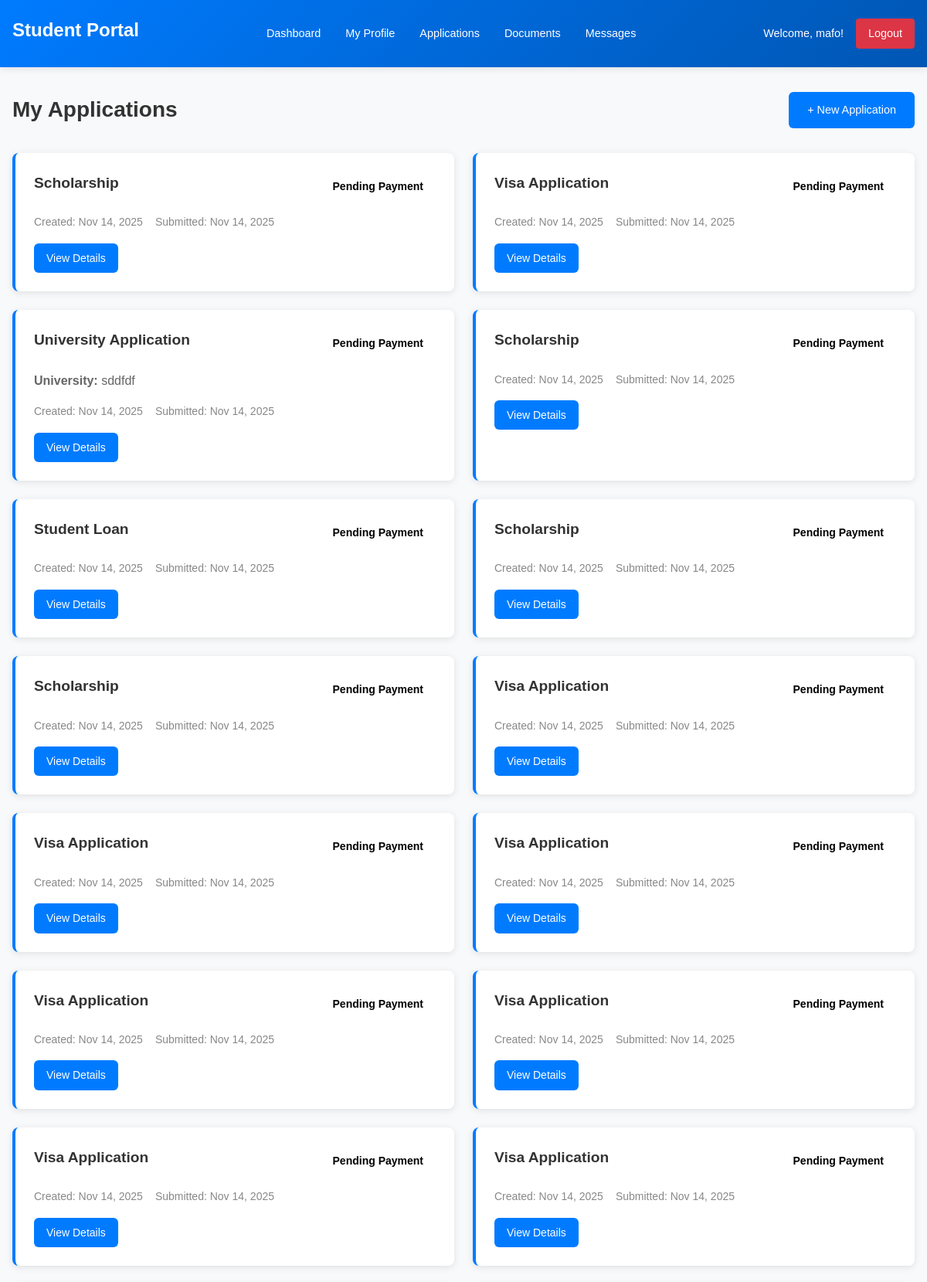
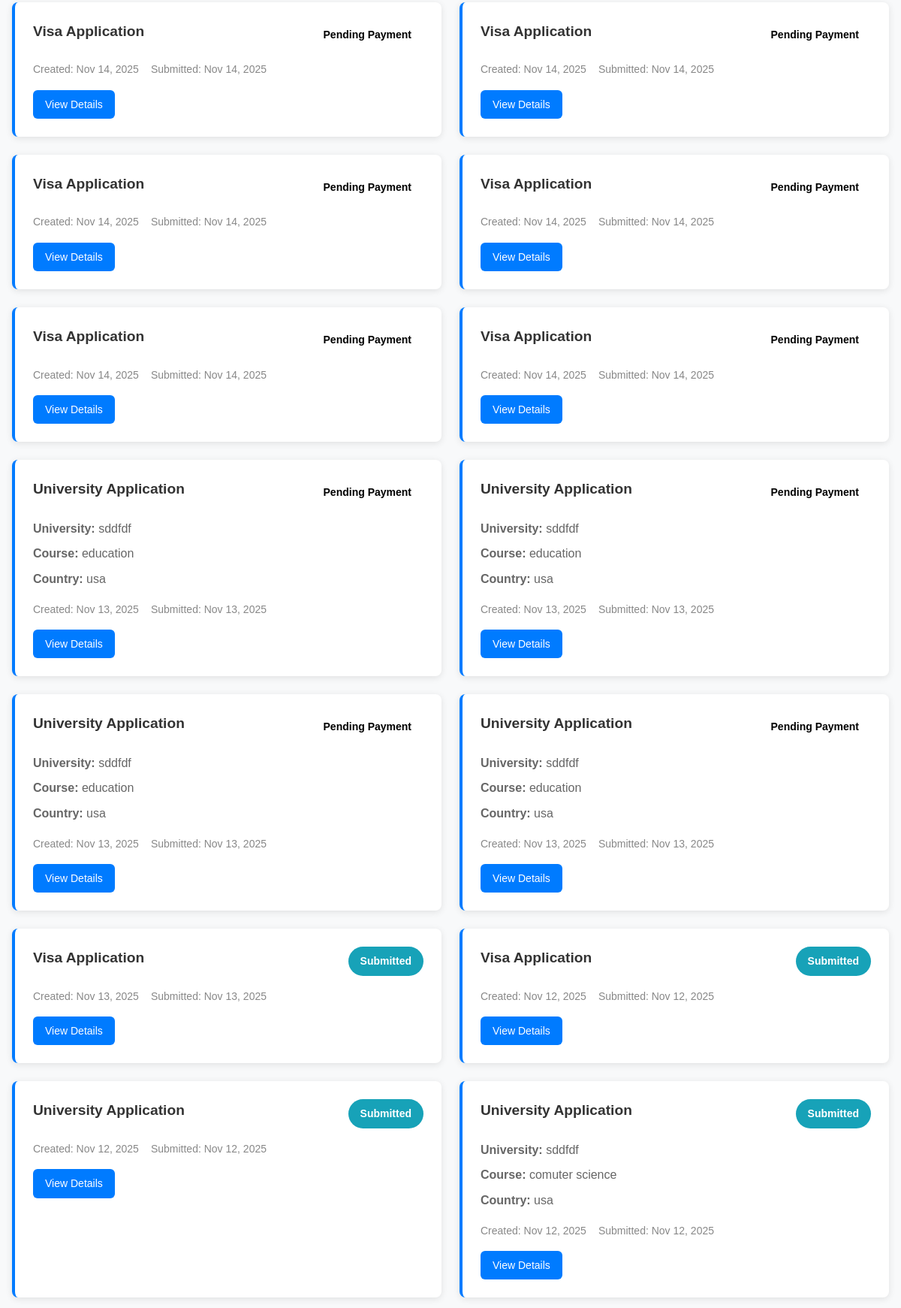
Screenshot of /student-portal/applications/ (signed in, upper part) with the database file from the repository (2 pictures, top to bottom).
### student_portal/models.py (models this page shows, shortened)
class Application(models.Model):
    APPLICATION_STATUS = [
        ('pending_payment', 'Pending Payment'),
        ('submitted', 'Submitted'),
        ('under_review', 'Under Review'),
        ('approved', 'Approved'),
        ('rejected', 'Rejected'),
        ('selected', 'Selected'),
    ]
    APPLICATION_TYPES = [
        ('university', 'University Application'),
        ('visa', 'Visa Application'),
        ('scholarship', 'Scholarship'),
        ('loan', 'Student Loan'),
    ]
    student = models.ForeignKey(User, on_delete=models.CASCADE)
    application_type = models.CharField(max_length=20, choices=APPLICATION_TYPES)
    university_name = models.CharField(max_length=255, blank=True)
    course = models.CharField(max_length=255, blank=True)
    country = models.CharField(max_length=100, blank=True)
    status = models.CharField(max_length=20, choices=APPLICATION_STATUS, default='pending_payment')
    submission_date = models.DateTimeField(auto_now_add=True)
    created_at = models.DateTimeField(auto_now_add=True)
    updated_at = models.DateTimeField(auto_now=True)
    is_paid = models.BooleanField(default=False)
    payment_amount = models.DecimalField(max_digits=10, decimal_places=2, default=5000.00)

### student_portal/views.py (the view)
# urls.py: path('applications/', views.applications, name='applications'),
@login_required
def applications(request):
    applications_list = Application.objects.filter(student=request.user).order_by('-created_at')
    return render(request, 'student_portal/applications.html', {'applications': applications_list})

### student_portal/templates/student_portal/applications.html (shortened to what this page needs)
<!DOCTYPE html>
<html lang="en">
<head>
</head>
<body>
    <div class="header">
        <h1>Student Portal</h1>
        <nav class="nav-menu">
            <a href="{% url 'student_portal:dashboard' %}">Dashboard</a>
            <a href="{% url 'student_portal:profile' %}">My Profile</a>
            <a href="{% url 'student_portal:applications' %}">Applications</a>
            <a href="{% url 'student_portal:documents' %}">Documents</a>
            <a href="{% url 'student_portal:messages' %}">Messages</a>
        </nav>
        <div class="user-info">
            Welcome, {{ user.get_full_name|default:user.username }}!
            <a href="{% url 'student_portal:logout' %}" class="btn-logout">Logout</a>
        </div>
    </div>
    <div class="container">
        <div class="page-header">
            <h2>My Applications</h2>
            <a href="{% url 'student_portal:create_application' %}" class="btn-primary">+ New Application</a>
        </div>
        {% if applications %}
        <div class="applications-grid">
            {% for application in applications %}
            <div class="application-card">
                <div class="application-header">
                    <div class="application-type">
                        {{ application.get_application_type_display }}
                    </div>
                    <span class="application-status status-{{ application.status }}">
                        {{ application.get_status_display }}
                    </span>
                </div>
                <div class="application-details">
                    {% if application.university_name %}
                    <p><strong>University:</strong> {{ application.university_name }}</p>
                    {% endif %}
                    {% if application.course %}
                    <p><strong>Course:</strong> {{ application.course }}</p>
                    {% endif %}
                    {% if application.country %}
                    <p><strong>Country:</strong> {{ application.country }}</p>
                    {% endif %}
                </div>
                <div class="application-meta">
                    <span>Created: {{ application.created_at|date:"M d, Y" }}</span>
                    {% if application.submission_date %}
                    <span>Submitted: {{ application.submission_date|date:"M d, Y" }}</span>
                    {% endif %}
                </div>
                <div style="margin-top: 1rem;">
                    <a href="{% url 'student_portal:application_detail' application.id %}" class="btn-primary" style="padding: 0.5rem 1rem; font-size: 0.875rem;">View Details</a>
                </div>
            </div>
            {% endfor %}
        </div>
        {% else %}
        <div class="empty-state">
            <h3>No Applications Yet</h3>
            <p>You haven't created any applications yet. Start by creating your first application!</p>
            <a href="{% url 'student_portal:create_application' %}" class="btn-primary" style="margin-top: 1rem;">Create First Application</a>
        </div>
        {% endif %}
    </div>
</body>
</html>

### student_portal/templates/student_portal/applications.html (style rules this page uses)
* { margin: 0; padding: 0; box-sizing: border-box; }
body { font-family: 'Arial', sans-serif; background-color: #f8f9fa; line-height: 1.6; }
.header { background: linear-gradient(135deg, #007bff, #0056b3); color: white; padding: 1rem; display: flex; justify-content: space-between; align-items: center; box-shadow: 0 2px 10px rgba(0,0,0,0.1); flex-wrap: wrap; }
.header h1 { font-size: 1.5rem; margin-bottom: 0.5rem; }
.nav-menu { display: flex; gap: 1rem; flex-wrap: wrap; margin: 0.5rem 0; }
.nav-menu a { color: white; text-decoration: none; padding: 0.5rem; border-radius: 4px; transition: background-color 0.3s; font-size: 0.9rem; }
.user-info { display: flex; align-items: center; gap: 1rem; flex-wrap: wrap; margin: 0.5rem 0; font-size: 0.9rem; }
.container { max-width: 1200px; margin: 2rem auto; padding: 0 1rem; }
.page-header { display: flex; justify-content: space-between; align-items: center; margin-bottom: 2rem; flex-wrap: wrap; gap: 1rem; }
.page-header h2 { color: #333; font-size: 1.75rem; }
.btn-primary { background: #007bff; color: white; padding: 0.75rem 1.5rem; text-decoration: none; border-radius: 6px; border: none; cursor: pointer; transition: background-color 0.3s; display: inline-block; text-align: center; font-size: 0.9rem; }
.applications-grid { display: grid; gap: 1.5rem; grid-template-columns: 1fr; }
.application-card { background: white; padding: 1.5rem; border-radius: 8px; box-shadow: 0 2px 10px rgba(0,0,0,0.1); border-left: 4px solid #007bff; transition: transform 0.3s; }
.application-header { display: flex; justify-content: space-between; align-items: flex-start; margin-bottom: 1rem; flex-wrap: wrap; gap: 1rem; }
.application-type { font-size: 1.2rem; font-weight: bold; color: #333; }
.application-status { padding: 0.5rem 1rem; border-radius: 20px; font-size: 0.875rem; font-weight: bold; white-space: nowrap; }
.status-submitted { background: #17a2b8; color: white; }
.application-details { color: #666; margin-bottom: 1rem; }
.application-details p { margin-bottom: 0.5rem; }
.application-meta { display: flex; gap: 1rem; font-size: 0.875rem; color: #888; flex-wrap: wrap; margin-bottom: 1rem; }
.btn-logout { background: #dc3545; color: white; padding: 0.5rem 1rem; text-decoration: none; border-radius: 4px; display: inline-block; font-size: 0.9rem; }
@media (min-width: 768px) { .applications-grid { grid-template-columns: repeat(auto-fit, minmax(400px, 1fr)); } }

### rows the page displays
Application: application_type "Scholarship", status "Pending Payment", created_at "Nov 14, 2025", submission_date "Nov 14, 2025"
Application: application_type "Visa Application", status "Pending Payment", created_at "Nov 14, 2025", submission_date "Nov 14, 2025"
Application: application_type "University Application", status "Pending Payment", university_name "sddfdf", created_at "Nov 14, 2025", submission_date "Nov 14, 2025"
Application: application_type "Scholarship", status "Pending Payment", created_at "Nov 14, 2025", submission_date "Nov 14, 2025"
Application: application_type "Student Loan", status "Pending Payment", created_at "Nov 14, 2025", submission_date "Nov 14, 2025"
Application: application_type "Scholarship", status "Pending Payment", created_at "Nov 14, 2025", submission_date "Nov 14, 2025"
Application: application_type "Scholarship", status "Pending Payment", created_at "Nov 14, 2025", submission_date "Nov 14, 2025"
Application: application_type "Visa Application", status "Pending Payment", created_at "Nov 14, 2025", submission_date "Nov 14, 2025"
Application: application_type "Visa Application", status "Pending Payment", created_at "Nov 14, 2025", submission_date "Nov 14, 2025"
Application: application_type "Visa Application", status "Pending Payment", created_at "Nov 14, 2025", submission_date "Nov 14, 2025"
Application: application_type "Visa Application", status "Pending Payment", created_at "Nov 14, 2025", submission_date "Nov 14, 2025"
Application: application_type "Visa Application", status "Pending Payment", created_at "Nov 14, 2025", submission_date "Nov 14, 2025"
Application: application_type "Visa Application", status "Pending Payment", created_at "Nov 14, 2025", submission_date "Nov 14, 2025"
Application: application_type "Visa Application", status "Pending Payment", created_at "Nov 14, 2025", submission_date "Nov 14, 2025"
Application: application_type "Visa Application", status "Pending Payment", created_at "Nov 14, 2025", submission_date "Nov 14, 2025"
Application: application_type "Visa Application", status "Pending Payment", created_at "Nov 14, 2025", submission_date "Nov 14, 2025"
Application: application_type "Visa Application", status "Pending Payment", created_at "Nov 14, 2025", submission_date "Nov 14, 2025"
Application: application_type "Visa Application", status "Pending Payment", created_at "Nov 14, 2025", submission_date "Nov 14, 2025"
Application: application_type "Visa Application", status "Pending Payment", created_at "Nov 14, 2025", submission_date "Nov 14, 2025"
Application: application_type "Visa Application", status "Pending Payment", created_at "Nov 14, 2025", submission_date "Nov 14, 2025"
Application: application_type "University Application", status "Pending Payment", university_name "sddfdf", course "education", country "usa", created_at "Nov 13, 2025", submission_date "Nov 13, 2025"
Application: application_type "University Application", status "Pending Payment", university_name "sddfdf", course "education", country "usa", created_at "Nov 13, 2025", submission_date "Nov 13, 2025"
Application: application_type "University Application", status "Pending Payment", university_name "sddfdf", course "education", country "usa", created_at "Nov 13, 2025", submission_date "Nov 13, 2025"
Application: application_type "University Application", status "Pending Payment", university_name "sddfdf", course "education", country "usa", created_at "Nov 13, 2025", submission_date "Nov 13, 2025"
Application: application_type "Visa Application", status "Submitted", created_at "Nov 13, 2025", submission_date "Nov 13, 2025"
Application: application_type "Visa Application", status "Submitted", created_at "Nov 12, 2025", submission_date "Nov 12, 2025"
Application: application_type "University Application", status "Submitted", created_at "Nov 12, 2025", submission_date "Nov 12, 2025"
Application: application_type "University Application", status "Submitted", university_name "sddfdf", course "comuter science", country "usa", created_at "Nov 12, 2025", submission_date "Nov 12, 2025"

### other values shown
{{ user.get_full_name|default:user.username }} "mafo"
